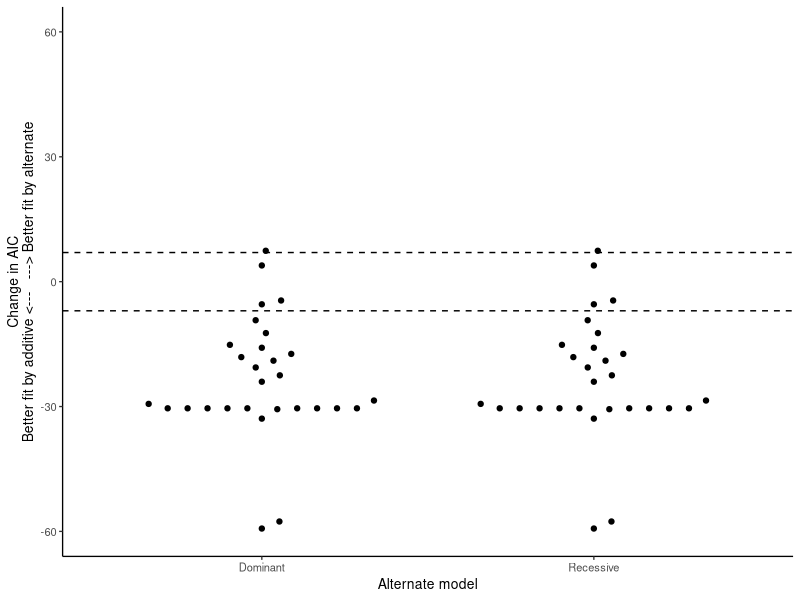
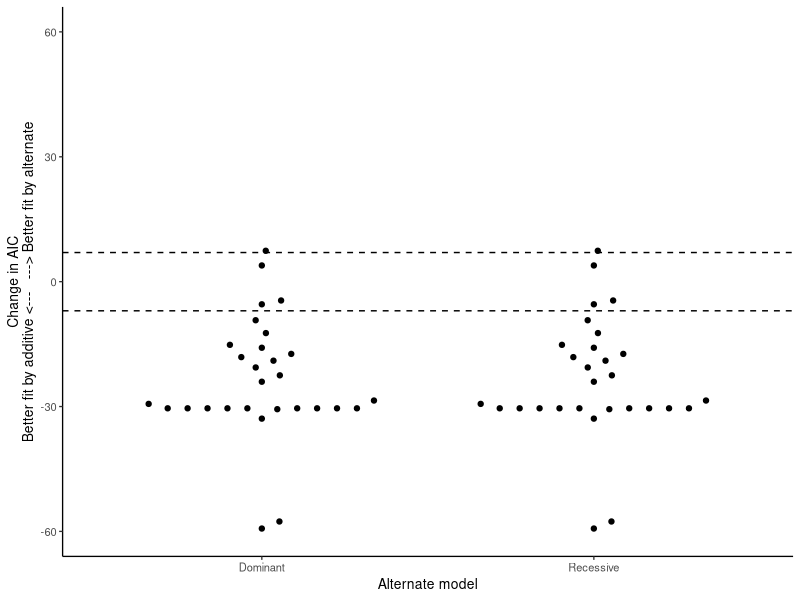

These charts were generated, in order, by the following R code:
library(tidyverse)
library(ggbeeswarm)

p1 <- read_csv("00_eQTL/results/model_AIC_dominant_recessive.csv") %>% 
  select(gene,snp, AIC_dominant, AIC_recessive) %>% 
  pivot_longer(-c(gene,snp)) %>% 
  mutate(name = recode(name,
                       "AIC_dominant"="Dominant",
                       "AIC_recessive"="Recessive")) %>% 
  
  ggplot(aes(x=name, y=value)) +
  geom_beeswarm(cex=3) +
  # geom_quasirandom(method = "smiley") +
  theme_classic(base_size = 10) +
  geom_hline(yintercept = c(-7,7), lty="dashed") +
  lims(y=c(-60,60)) +
  labs(x="Alternate model", 
       y="Change in AIC\nBetter fit by additive <---   ---> Better fit by alternate")
# p1

ggsave("publication/FigX_AIC.png", p1, width=2.5, height=4)
ggsave("publication/FigX_AIC.pdf", p1, width=2.5, height=4)
